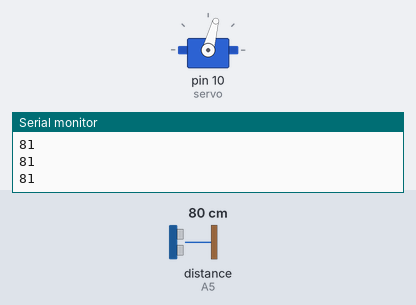
Recording of a sketch running on a simulated Arduino Uno, built with avr-gcc and run on an emulated ATmega328P. Parts: servo, the last lines printed to the serial monitor. The test bench sets the inputs (shaded band); at power-on: distance to the obstacle (sensor on A5) 80 cm. The echo pulse lasts 58.3 µs per cm.

Above: at 1.2 s.
1.3 s: distance to the obstacle (sensor on A5) set to 35 cm
At 2.29 s:
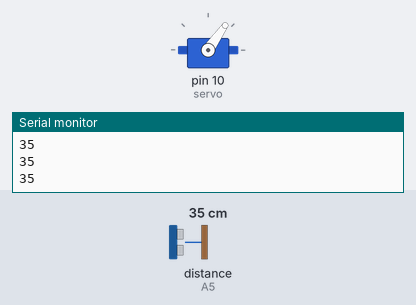
4.3 s: distance to the obstacle (sensor on A5) set to 27 cm
At 5.3 s:
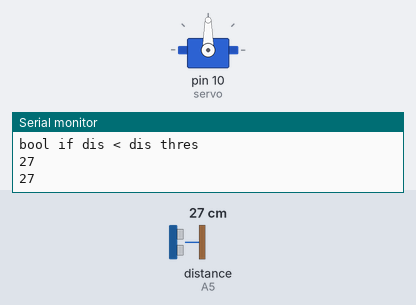
Timing chart, 0 to 7.3 s (numbered marks = the images above; inputs shaded):
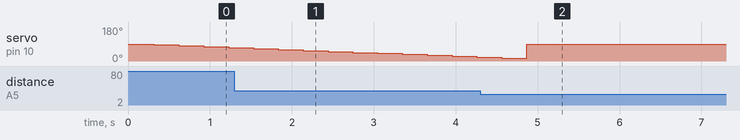

The sketch:

testing.ino
```cpp
#include <NewPing.h>
#include <AFMotor.h>
#include <Servo.h>
#define Max_Speed 200
#define Max_Offset 20
#define Servo_Pin 10
#define Trig_Pin A4
#define Echo_Pin A5
#define Max_Dis 500
#define Dis_Thres 30
NewPing sonar(Trig_Pin,Echo_Pin,Max_Dis);
AF_DCMotor Motor1(1);
AF_DCMotor Motor2(3);
int startAngle=90;
int Speed = 0;
int Dist = 250;
int pos = 90 ;
Servo servo;
void setup()
{
  Serial.begin(9600);
  servo.attach(10);
  Dist=sonar.ping_cm();
  Serial.println(Dist);
}

void loop()
{
  for (pos=90; pos>=0;pos=pos-5)
  {
    servo.write(pos);
    Dist=sonar.ping_cm();
    Serial.println(Dist);
    delay(300);

    if (Dist<= Dis_Thres)
    {
      bool obstacledetected= false;
      Serial.println("bool if dis < dis thres");
      Serial.println(Dist);
      obstacledetected=true;
      break;
    }
  }
  for (pos=90; pos<=180;pos=pos+5)
  {
    servo.write(pos);
    Dist=sonar.ping_cm();
    Serial.println(Dist);
    delay(300);
    if (Dist<= Dis_Thres)
    {
      bool obstacledetected= false;
      Serial.println("bool if dis < dis thres");
      Serial.println(Dist);
      obstacledetected=true;
      break;
    }
  }
}
 
```

Measured:
- the behaviour switches between 31 and 30 cm on distance to the obstacle (sensor on A5) (found by bisection; images 1 and 2)
